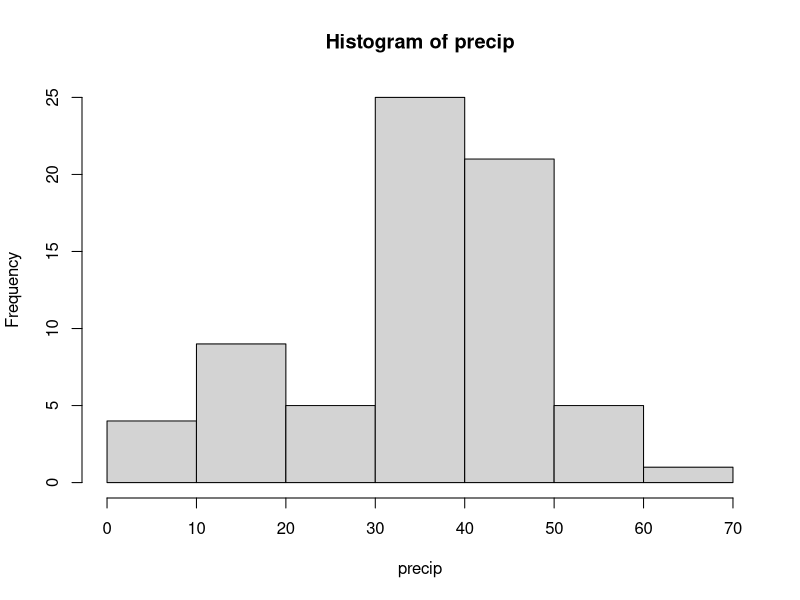
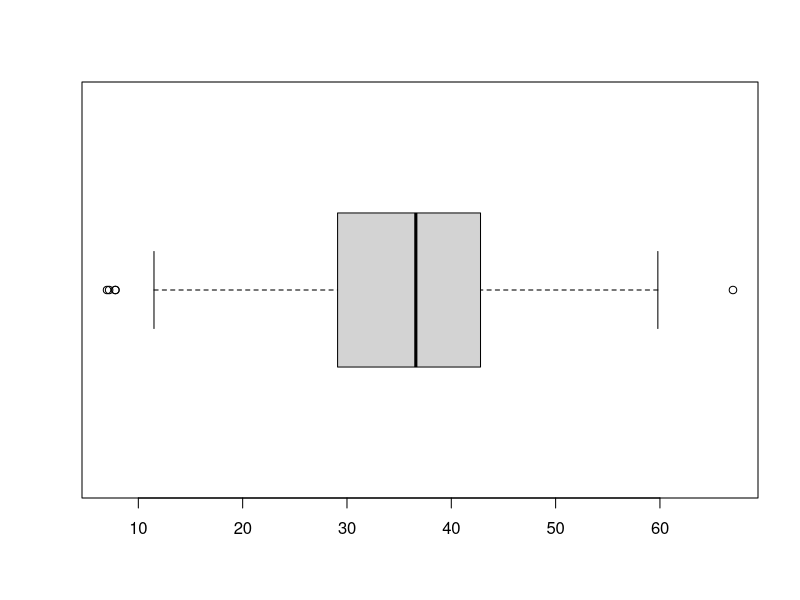

These charts were generated, in order, by the following R code:
#Podstawy
# print('Podstawy')
# help("c")
# ?c
# help.search("vector")
# ??vector

#Zmienne
print('Zmienne')
x <- 10
2 -> y.z
._e = 34.5
x
y.z
._e
ls()              #Zwraca listę istniejących obiektów
rm(x)             #Usuwa x
rm(list = ls())   #Usuwa listę istniejących obiektów

#Wektory numeryczne
print('Wektory numeryczne')
typeof(2)       #double
mode(2)         #numeric
typeof(2L)      #integer
mode(2L)        #numeric
#-Funckja c() - konkatenacja wektorów
x <- c(2, 10, 17)
x
length(x)
y <- c(c(2, 3), 10, c(3, 2, -1))
y
length(y)
#-Funkcja rep() - powtarzanie elementów
z1 <- rep(x, times = 3)
z1
z2 <- rep(x, each = 3)
z2
z3 <- rep(x, length.out = 5)
z3
#-Funkcja seq() i operator : - ciągi arytmetyczne
2:10
seq(2, 10)
seq(from = 2, to = 10)
seq(to = 10, from = 2)
seq(from = 10, to = 2)
10:2
seq(2, 10, by = 2)
seq(2, 10, length.out = 8)
seq(2, 10, along.with = x)
seq_along(x)        #Poręczny (i szybszy) zamiennik seq(along.with = x)
#-Operatory arytmetyczne i inne funckje zwektoryzowane (produkują 'wektorowy' wynik)
x + c(1, 0 , -1)
1:4 * 2:5
x^2
exp(y)
sqrt(seq(0, 1, by = 0.1))
x * 3 + 1           #Reguła odzysku - wektor krótszy jest wydłużany do długości dłuższego
y + 1:4             #Ostrzeżenie - długość dłuższego nie jest wielokrotnością krótszego
#-Funkcje agregujące
mean(x)             #Średnia arytmetyczna
median(y)           #Mediana
var(rep(1, times = 20))   #Wariancja
sd(2 * y - 3)       #Odchylenie standardowe
max(x)              #Maksimum
which.min(x)        #Pierwszy indeks najmniejszego elementu
sum(x^2)            #Suma kwadratów
#-Indeksowanie wektorów - indeksem pierwszego elementu jest 1; [] - zwraca podwektor
x[1]
x[3]
x[c(1, 3)]
y[2:4]
x[-2]               #Oznacza brak wskazanych składowych w wektorze wynikowym, ale niedopuszczalne jest mieszanie
y[-1:-3]            #indeksów dodatnich i ujemnych
x[[2]]              #[[]] - zwraca pojedynczy element
# y[[10]]             #Zwraca błąd - element nie istnieje

#Wektory logiczne
print('Wektory logiczne')
l <- c(TRUE, FALSE, FALSE, TRUE, TRUE)
l
x == c(1, 2, 3)
x > 10
x * y^2 < 30         #Działa reguła odzysku
y > 0 & y < 5        #Na wektorach logicznych działają spójniki logiczne &, |, !
# y > 0 && y < 5     #&& i || - wersje podwójne, które uwzględnia tylko pierwsze składowe operatorów
all(y > 0 & y < 5)   #Zastępuje &&
any(y > 0 & y < 5)   #Zastępuje ||
y[c(TRUE, FALSE, FALSE, FALSE, FALSE, TRUE)]
y[y > 0 & y < 5]
y[y > median(y)]
y[y < mean(y)]
sum(y > 0)           #Wartości logiczne w razie potrzeby są konwertowane na 0 i 1
sum(y < mean(y))

#Wektory znakowe (napisowe)
print('Wektory znakowe')
s <- c("Ala", "Ola", "Ula")
s
s[2]
paste(s, collapse = "-")    #Wyświetla - miedzy elementami wektora
paste(s, 1:6)
paste(s, 1:6, collapse = "")
as.numeric("32")
as.logical("true")

#Wektory nieistniejące
print('Wektory nieistniejace')
isFALSE(NA)
isTRUE(NA)
is.na(NA)
z <- c(1, 2)
z[5] <- 10
z
z + 30
z == 1
z == NA             #Wynikiem jest NA
is.na(z)
z[!is.na(z)]        #Wyświetla wartości niebedące NA
mean(z)
mean(z[!is.na(z)])
mean(z, na.rm = TRUE)
z[is.na(z)] <- -1   #Przypisuje -1 tam gdzie jest NA
z

#Wektory nazwane - składowe wektorów mogą mieć nazwy
print('Wektory nazwane')
nx <- c(a = 2, b = -1 , c = 0)
nx
nx['a']             #Elementy mogą być indeksowane przy pomocy nazwy
nx[c("a", "b")]
nx["c"]
names(nx)           #Odczytuje nazwy elementów wektora
names(nx) <- c("pierwszy", "drugi", "trzeci")
nx
nx["drugi"]

#Macierze - wektory o specjalnie ustawionych wymiarach, tzn. właściwości dim
print('Macierze')
m <- matrix(c(1, 2, 3, 4), nrow = 2)
m
class(m)
dim(m)                #Wymiary macierzy
m2 <- c(1, 2, 3, 4)
dim(m2) <- c(2, 2)
m2
class(m2)
dim(m2) <- c(1, 4)
m2
class(m2)
matrix(c(1, 2, 3, 4), nrow = 2, byrow = TRUE)   #Przydziela wartości po wierszu zamiast po kolumnie
m <- matrix(1:4, nrow = 2)
m^2
sqrt(m) + matrix(rep(1, times = 4), nrow = 2)
m + 1
m < 2
m[1, 2]             #[row, column]
m[2, 2] <- 0
m
m[2,]               #Drugi wiersz
m[,1]               #Pierwsza kolumna
m[,1] <- -1
m1 <- matrix(1:4, nrow = 2)
m1
m2 <- diag(nrow = 2)    #Macierz diagonalna
m2
m1 * m2             #Mnożenie skalarne
m1 %*% m2           #Mnożenie wektorowe
A <- matrix(1:4, nrow = 2)
B <- c(1, 0)
solve(A, B)         #Rozwiązanie układu Ax=B
t(A)                #Macierz transponowana
solve(A)            #Macierz odwrotna A^-1
det(A)              #Wyznacznik macierzy A
diag(A)             #Macierz diagonalna powstała z macierzy A
sum(diag(A))        #Ślad - suma elementów na głównej przekątnej

#Instrukcje sterujące
print('Instrukcje sterujace')
if (runif(1) > 0.5) {       #runif generuje losowa wartosc miedzy 0 a 1
  "Orzel"
} else {
  "Reszka"
}
x <- runif(20)
#runif(), (?runif) - zwraca jedną lub więcej wylosowanych liczb wg jednostajnego rozkładu prawd. - domyślnie na przedziale [0,1]
rzuty <- ifelse(x > 0.5, "Orzel", "Reszka")
rzuty
liczba_orlow <- 0
while (runif(1) > 0.5) {          #Pętla warunkowa
  liczba_orlow <- liczba_orlow + 1
}
liczba_orlow
liczba_orlow <- 0
repeat {                             #Pętla (potencjalnie) nieskończona
  if (runif(1) <= 0.5) break
  liczba_orlow <- liczba_orlow + 1
}
liczba_orlow
x <- runif(20)
x
for (i in seq_along(x)) {            #Pętla iteratorowa
  print(mean(x[1:i]))
}
#Alternatywą są funckje zwektoryzowane oraz funckje wspierające styl funkcyjny, w szczególności lapply(),(?lapply)

#Funckje - są obiektami
print('Funkcje')
f <- function(x, a = 2) x^2 + 10 * a
g <- function(z) {
  stopifnot(all(z>0))
  sin(z^2) - pi
}
h <- function(x) {
  if (x < 0) {
    return(x + 10)
  }
  cos(x - 1)
}
f(10)
f(10,4)
f(a = -1, x = 3)
f(c(-1,1))
g(3)
# g(-3)
h(-1)
h(10)

# #Rysowanie
# print('Rysowanie')
# #-Dane jednowymiarowe
# x <- sample(1:1000, 100, replace = TRUE)        #Losowanie próbek z powtórzeniami
# hist(x)                 #Histogram
# hist(x, freq = FALSE)
# hist(x, breaks = 4)
# hist(x, breaks = c(0, 210, 650, 884, 1000))
# boxplot(x)              #Wykres pudełkowy
# boxplot(x, horizontal = TRUE)
# #-Dane dwuwymiarowe
# x <- sample(1:1000, 100, replace = TRUE)
# y <- sample(1:1000, 100, replace = TRUE)
# plot(x, y)              #Wykres rozproszenia (scatter plot)
# # plot(x, y, xlab = "Zmienna x", ylab = "Zmienna y", main = "Wykres y względem x")
# # pdf("scatterplot.pdf")    #Zachowanie rysunku w pliku
# plot(x, y, col = "pink")
# # dev.off()
# x <- seq(-pi, pi, length.out = 100)
# plot(x, sin(x), type = "l", ylab = "y")         #Tworzy wykres sin(x)
# lines(x, cos(x), type = "l", col = "orange")    #Dodaje linię do istniejącego wykresu

#Zadania - oparte są na zbiorze danych precip z biblioteki standardowej R (?precip)
print('Zadania')
precip
#1.Jaka jest średnia i mediana opadów w rejestrowanych miastach?
mean(precip)
median(precip)
#2.Jaka jest wariancja i odchylenie standardowe opadów?
var(precip)
sd(precip)
#3.Jaki jest rozstęp opadów?
range(precip)[[2]] - range(precip)[[1]]
#4.Jaki jest rozstęp międzykwartylowy? Porównaj wynik uzyskany przy pomocy funkcji IQR() z wynikiem uzyskanym przy pomocy funkcji fivenum().
IQR(precip)
fivenum(precip)[[4]] - fivenum(precip)[[2]]
#5.Jakie jest odchylenie przeciętne od średniej? Jakie jest odchylenie przeciętne od mediany?
d <- 0
sr <- mean(precip)
n <- length(precip)
for (i in n) {
  d <- d + precip[[i]] - sr
}
d <- d /n
d
d2 <- 0
med <- median(precip)
for (i in n) {
  d2 <- d2 + precip[[i]] - med
}
d2 <- d2 /n
d2
#6.Jaki jest poziom opadów w miastach, których nazwa zaczyna się na “M” (?startsWith)?
for (i in 1:n) {
  if (startsWith(names(precip[i]), 'M') == TRUE) {
    print(precip[i])
  }
}
#7.W których miastach opady są równe średniej?
for (i in 1:n) {
  if (precip[i] == round(sr,0)) {
    print(names(precip[i]))
  }
}
#8.W których miastach opady różnią się od mediany nie więcej niż 0.5 cala?
for (i in 1:n) {
  if (abs(precip[i] - med) <= 0.5){
    print(names(precip[i]))
  }
}
#9.W którym mieście opady są najmniejsze, a w którym największe?
names(precip[which.min(precip)])
names(precip[which.max(precip)])
#10.Ile jest miast z opadami powyżej średniej?
result <- 0
for (i in 1:n) {
  if (precip[i] > sr) {
    result <- result + 1
  }
}
result
#11.W których miastach opady leżą powyżej górnego kwartyla?
q3 <- fivenum(precip)[[4]]
for (i in 1:n) {
  if(precip[i] > q3) {
    print(names(precip[i]))
  }
}
#12.W których miastach opady leżą poniżej dolnego kwartyla?
q1 <- fivenum(precip)[[2]]
for (i in 1:n) {
  if(precip[i] < q1) {
    print(names(precip[i]))
  }
}
#13.Narysuj histogram rozkładu.
hist(precip)
#14.Narysuj wykres pudełkowy rozkładu. Które miasta stanowią wartości odstające na wykresie pudełkowym (?boxplot, ?boxplot.stats)?
bp <- boxplot(precip, horizontal = TRUE)
bp
outliers <- bp$out
print(names(precip)[precip %in% outliers])